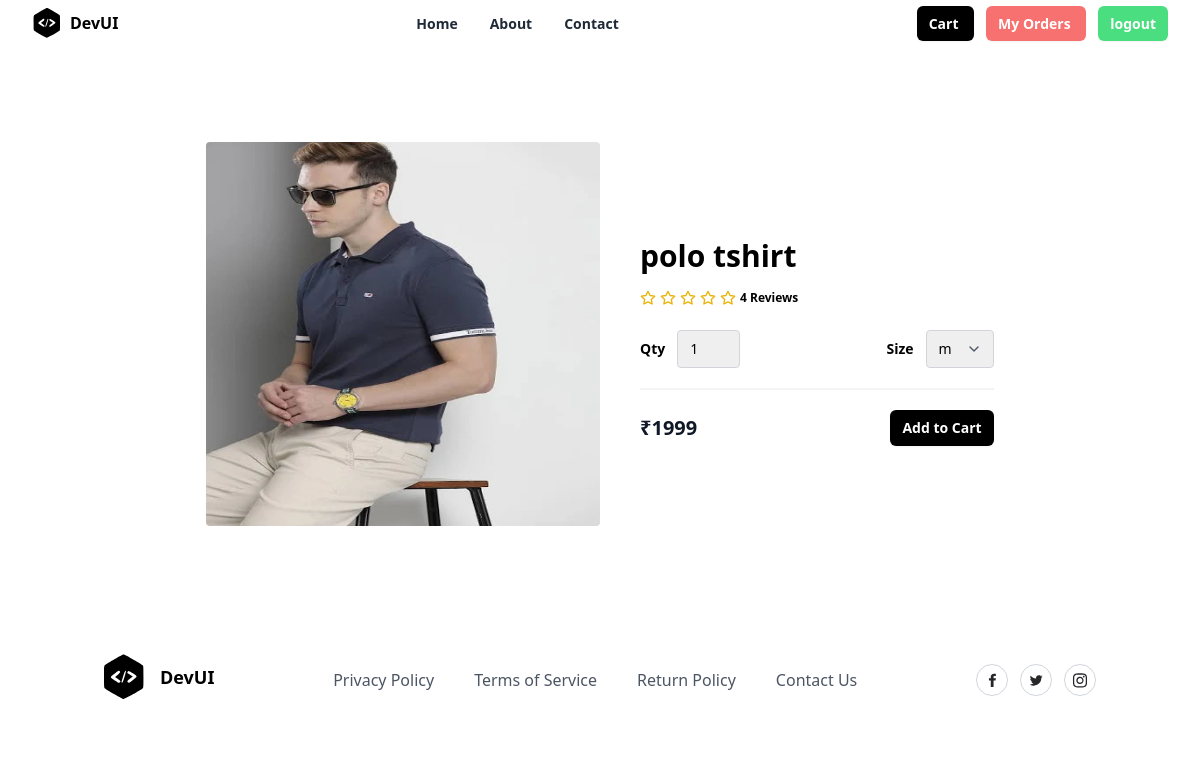
Page /product/3/ on the committed database.
### store/models.py (models this page shows, shortened)
class Product(models.Model):
    title = models.CharField(max_length=200)
    description = models.TextField(null=True, blank=True)
    size_object = models.ManyToManyField(Size)
    category_object = models.ForeignKey(Category, on_delete=models.CASCADE)
    brand_object = models.ForeignKey(Brand, on_delete=models.CASCADE)
    image = models.ImageField(upload_to='product_images', null=True, blank=True, default='product_images/default.jpg')
    price = models.PositiveIntegerField()
    tag_object=models.ManyToManyField(Tag)
    created_date = models.DateTimeField(auto_now_add=True)
    updated_date = models.DateTimeField(auto_now=True)
    is_active = models.BooleanField(default=True)

### store/views.py (the view)
# urls.py: path("product/<int:pk>/",views.ProductDetailView.as_view(),name="product-detail"),
class ProductDetailView(View):
    def get(self,request,*args,**kwargs):
        id=kwargs.get("pk")
        qs=Product.objects.get(id=id)
        return render(request,"product_detail.html",{"data":qs})

### store/templates/product_detail.html (shortened to what this page needs)
{%extends 'base.html'%}
{%block main_block%}
<section class="overflow-hidden">
    <form action="{%url 'add-to-cart' data.id%}" method="post">
    <div class="mx-auto max-w-5xl px-5 py-24">
      <div class="mx-auto flex flex-wrap items-center lg:w-4/5">
        <img
          alt="Nike Air Max 21A"
          class="h-64 w-full rounded object-contains lg:h-96 lg:w-1/2"
          src="{{data.image.url}}"
        />
        <div class="mt-6 w-full lg:mt-0 lg:w-1/2 lg:pl-10">
          <h1 class="my-4 text-3xl font-semibold text-black"> {{data.title}}</h1>
          <div class="my-4 flex items-center">
            <span class="flex items-center space-x-1">
              <span class="ml-3 inline-block text-xs font-semibold">
                4 Reviews
              </span>
            </span>
          </div>
          <div class="mb-5 mt-6 flex items-center border-b-2 border-gray-100 pb-5">
            <div class="flex items-center">
              <span class="mr-3 text-sm font-semibold">Qty</span>
              <select name="qty" class="appearance-none rounded border border-gray-300 py-2 pl-3 pr-10 text-sm focus:border-black focus:outline-none focus:ring-2 focus:ring-black">
                <option>1</option>
              </select>
            </div>
            <div class="ml-auto flex items-center">
              <span class="mr-3 text-sm font-semibold">Size</span>
              <div class="relative">
                <select name="size" class="appearance-none rounded border border-gray-300 py-2 pl-3 pr-10 text-sm focus:border-black focus:outline-none focus:ring-2 focus:ring-black">
                  {%for sob in data.size_object.all%}
                  <option value="{{sob.name}}">{{sob.name}}</option>
                  {%endfor%}
                </select>
                <span class="pointer-events-none absolute right-0 top-0 flex h-full w-10 items-center justify-center text-center text-gray-600">
                </span>
              </div>
            </div>
          </div>
          <div class="flex items-center justify-between">
            <span class="title-font text-xl font-bold text-gray-900">
              ₹{{data.price}}
            </span>
            <button
              type="submit"
              class="rounded-md bg-black px-3 py-2 text-sm font-semibold text-white shadow-sm hover:bg-black/80 focus-visible:outline focus-visible:outline-2 focus-visible:outline-offset-2 focus-visible:outline-black"
            >
              Add to Cart
            </button>
          </div>
        </div>
      </div>
    </div>
    </form>
  </section>
{%endblock%}

### rows in the picture
Product: image (picture), title "polo tshirt", price "1999"

### other values in the picture
form field size "m"
